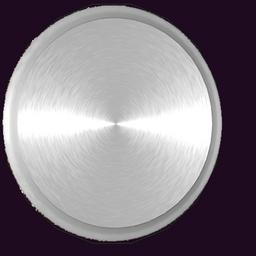
#> input picture benchmark_eval/SimplerEnv/ManiSkill2_real2sim/data/custom/models/7up_can/Image_0.001.jpg, 256 x 256 px
$ python -i gemini_utils.py   (imports and definitions only)
#> lines starting #> are read from the running program, lines starting #| are printed output that depends on the picture; after the words box and inside, x2 and y2 are one past the last pixel; in counts of white or black regions, pixels touching at a corner belong together
# @title Segmentation Utils

import dataclasses
import numpy as np
import base64
from PIL import Image, ImageDraw, ImageFont
from PIL import ImageColor
import json
import io
import os
import cv2
import numpy as np

additional_colors = [colorname for (colorname, colorcode) in ImageColor.colormap.items()]

# [9 lines left out: function parse_json, not called in this run]

def dilate_single_mask(mask_img, min_area=1000, dilation_kernel_size=9, dilation_iterations=4):
    """
    Apply dilation to a single mask image after filtering by contour area.

    Parameters:
        mask_img (np.ndarray): Input mask image (can be RGB or grayscale).
        min_area (int): Minimum contour area to keep during filtering.
        dilation_kernel_size (int): Size of the square kernel used for dilation.
        dilation_iterations (int): Number of dilation iterations to perform.

    Returns:
        np.ndarray: Dilated binary mask image (uint8, values 0 or 255).
    """
#> called with min_area = 1000, dilation_kernel_size = 9, dilation_iterations = 4
    # Convert RGB to grayscale if needed
    if len(mask_img.shape) == 3:
        gray = cv2.cvtColor(mask_img, cv2.COLOR_RGB2GRAY)
    else:
        gray = mask_img

    # Threshold the grayscale mask to binary
    _, thresh = cv2.threshold(gray, 127, 255, 0)
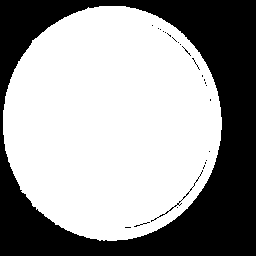
#> thresh: shape (256, 256); 61.4% white; 25 black regions (23 under 20 px), largest, box (x1, y1, x2, y2) and area: (0, 0, 256, 256) 25147, (151, 170, 203, 222) 83

    # Optionally apply a small dilation to connect close regions before contour extraction
    thresh = cv2.dilate(thresh, np.ones((3, 3), np.uint8), iterations=1)
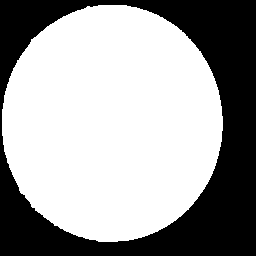
#> thresh: shape (256, 256); 63% white; 1 black region

    # Find contours in the thresholded image
    contours, _ = cv2.findContours(thresh, cv2.RETR_TREE, cv2.CHAIN_APPROX_SIMPLE)
#> contours = 1 contour; box (x1, y1, x2, y2) and area: (2, 5, 223, 242) 40976

    # Filter out contours with area smaller than the minimum
    contours = [cnt for cnt in contours if cv2.contourArea(cnt) >= min_area]

    if not contours:
        print("No valid contours found.")
        return np.zeros_like(gray)

    # Create a binary mask from the filtered contours
    filtered_mask = np.zeros_like(gray)
    cv2.drawContours(filtered_mask, contours, -1, 255, -1)

    # Apply dilation to the filtered binary mask
    dilation_kernel = np.ones((dilation_kernel_size, dilation_kernel_size), np.uint8)
    dilated_mask = cv2.dilate(filtered_mask, dilation_kernel, iterations=dilation_iterations)
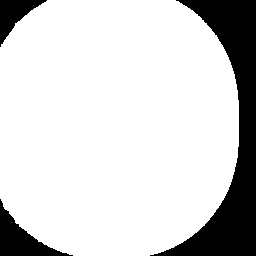
#> dilated_mask: shape (256, 256); 82.7% white; 3 black regions, box (x1, y1, x2, y2) and area: (150, 0, 256, 256) 8948, (0, 199, 73, 256) 1477, (0, 0, 47, 47) 913

    return dilated_mask


@dataclasses.dataclass(frozen=True)
class SegmentationMask:
    # bounding box pixel coordinates (not normalized)
    y0: int # in [0..height - 1]
    x0: int # in [0..width - 1]
    y1: int # in [0..height - 1]
    x1: int # in [0..width - 1]
    mask: np.array # [img_height, img_width] with values 0..255
    label: str
    mass: float = 0.0
    friction: float = 0.0
    surface: str = "unknown"

# [232 lines left out: functions parse_segmentation_masks, overlay_mask_on_img, plot_segmentation_masks, not called in this run]

>>> import cv2
>>> picture = cv2.imread('../../../benchmark_eval/SimplerEnv/ManiSkill2_real2sim/data/custom/models/7up_can/Image_0.001.jpg', cv2.IMREAD_GRAYSCALE)
>>> result = dilate_single_mask(picture)
